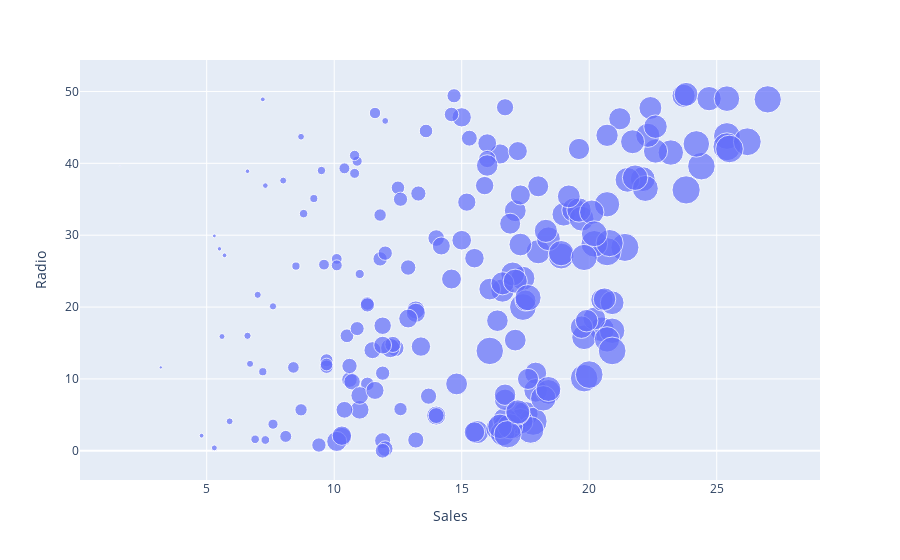

Notebook code cell kept with this figure:
### Code cell
figure = px.scatter(data_frame=data, x='Sales',y='Radio',size='TV')
figure.show()

### Figure 1 — Plotly figure (JSON) as saved in the notebook; plotly's stock layout.template omitted (floating-point values rounded to 4 significant figures; data arrays with more than 128 entries replaced by an {"elided": "..."} marker saying what was removed)
{"data": [{"hovertemplate": "Sales=%{x}<br>Radio=%{y}<br>TV=%{marker.size}<extra></extra>", "legendgroup": "", "marker": {"color": "#636efa", "size": {"elided": "200 float values"}, "sizemode": "area", "sizeref": 0.741, "symbol": "circle"}, "mode": "markers", "name": "", "orientation": "v", "showlegend": false, "type": "scatter", "x": {"elided": "200 float values"}, "xaxis": "x", "y": {"elided": "200 float values"}, "yaxis": "y"}], "layout": {"legend": {"itemsizing": "constant", "tracegroupgap": 0}, "margin": {"t": 60}, "xaxis": {"anchor": "y", "domain": [0, 1], "title": {"text": "Sales"}}, "yaxis": {"anchor": "x", "domain": [0, 1], "title": {"text": "Radio"}}}}
